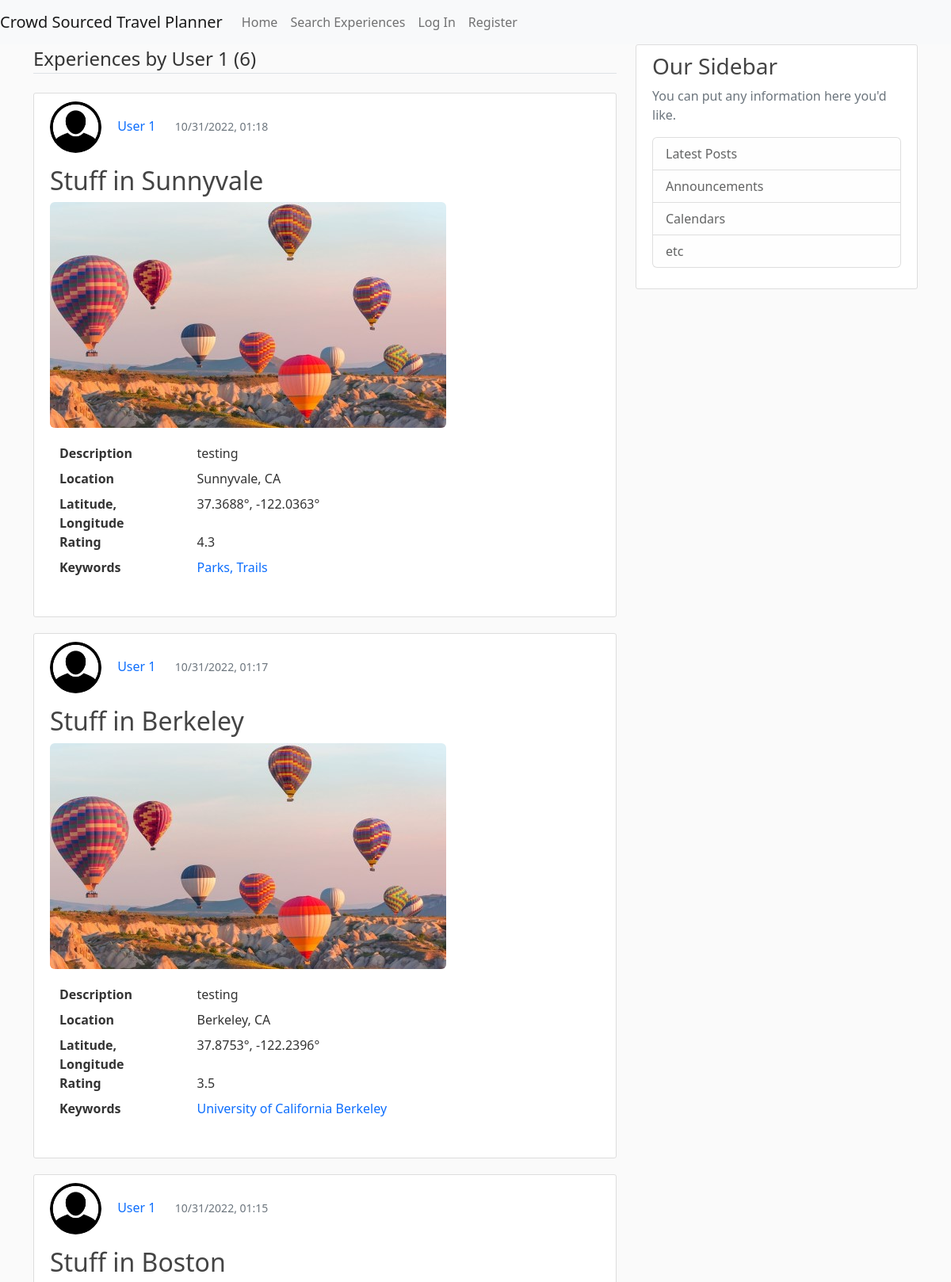
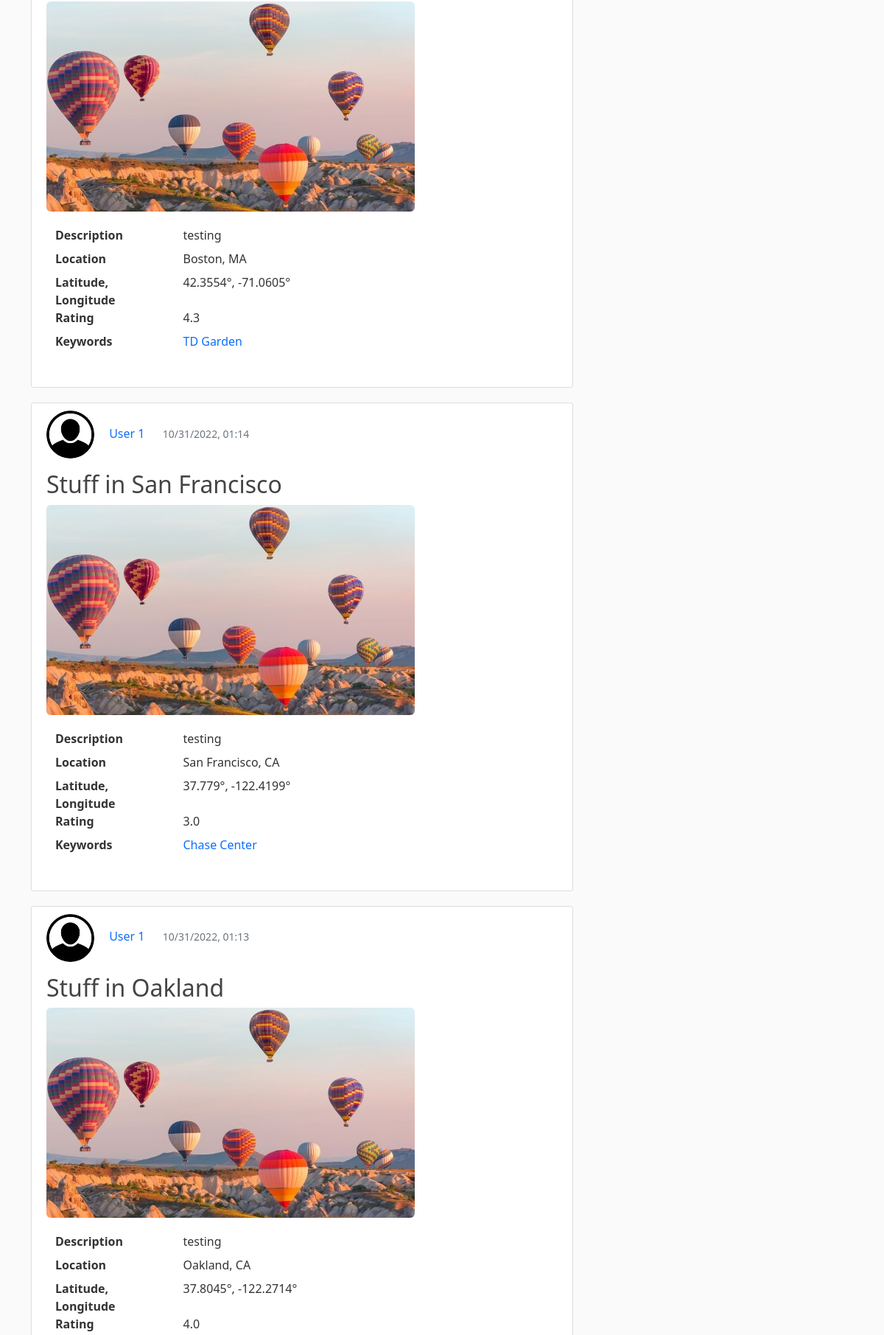
The app's page /user/User 1 (upper part) with its own data (2 pictures, top to bottom).
### CrowdSourcedTravelPlanner/models.py (models this page shows, shortened)
class User(db.Model, UserMixin):
    id = db.Column(db.Integer, primary_key=True)
    username = db.Column(db.String(20), unique=True, nullable=False)
    email = db.Column(db.String(120), unique=True, nullable=False)
    image_file = db.Column(db.String(20), nullable=False, default='default.jpg')
    password = db.Column(db.String(60), nullable=False)
    date_account_created = db.Column(db.DateTime, nullable=False, default=datetime.utcnow)
    experiences = db.relationship('Experience', backref='author', lazy=True)
    trips = db.relationship('Trip', backref='author', lazy=True)
    location = db.Column(db.String(100), nullable=True, default="")
    latitude = db.Column(db.Float, nullable=True)  # Temporarily nullable for now while I'm testing
    longitude = db.Column(db.Float, nullable=True)  # Re-evaluate later
    sort = db.Column(db.String(20), nullable=True, default='recent')

class Experience(db.Model):
    id = db.Column(db.Integer, primary_key=True)
    title = db.Column(db.String(100), nullable=False)
    description = db.Column(db.Text, nullable=False)
    location = db.Column(db.String(100), nullable=False)
    rating = db.Column(db.Float, nullable=False)
    date_posted = db.Column(db.DateTime, nullable=False, default=datetime.utcnow)
    image_file = db.Column(db.String(20), nullable=False, default='default.jpg')
    user_id = db.Column(db.Integer, db.ForeignKey('user.id'), nullable=False)
    latitude = db.Column(db.Float, nullable=True)  # Temporarily nullable for now while I'm testing
    longitude = db.Column(db.Float, nullable=True)  # Re-evaluate later
    keywords = db.relationship('Keyword', order_by=Keyword.id, back_populates='experience')

class Keyword(db.Model):
    __tablename__ = "keywords"
    id = db.Column(db.Integer, primary_key=True)
    keyword_text = db.Column(db.String, nullable=False)
    experience_id = db.Column(db.Integer, db.ForeignKey('experience.id'))
    experience = db.relationship("Experience", back_populates="keywords")

### CrowdSourcedTravelPlanner/routes.py (the view)
@app.route("/user/<string:username>")
def user_experiences(username):
    page = request.args.get('page', 1, type=int)
    user = User.query.filter_by(username=username).first_or_404()
    experiences = Experience.query.filter_by(author=user) \
        .order_by(Experience.date_posted.desc()) \
        .paginate(page=page, per_page=5)
    return render_template('user_experiences.html', experiences=experiences, user=user)

### CrowdSourcedTravelPlanner/templates/user_experiences.html (shortened to what this page needs)
{% extends "pageLayout.html" %}
{% block content %}
    <legend class="border-bottom mb-4">Experiences by {{ user.username }} ({{ experiences.total }})</legend>
    {% for experience in experiences.items %}
        <article class="media content-section">
            <div class="media-body">
                <ul>
                    <li style="display:inline-block;">
                        <a href="{{ url_for('user_experiences', username=experience.author.username) }}">
                            <img class="rounded-circle article-img"
                                 src="{{ url_for('static', filename='profile_pics/' + experience.author.image_file) }}">
                        </a>
                    </li>
                    <li style="display:inline-block;">
                        <a class="mr-2 text-decoration-none" href="{{ url_for('user_experiences', username=experience.author.username) }}">{{ experience.author.username }}</a>
                    </li>
                    <li style="display:inline-block; padding-left: 20px;">
                        <small class="text-muted ">{{ experience.date_posted.strftime('%m/%d/%Y, %H:%M') }}</small>
                    </li>
                </ul>
                <h2><a class="article-title text-decoration-none"
                       href="{{ url_for('experience', experience_id=experience.id) }}">{{ experience.title }}</a></h2>
                <a href="{{ url_for('experience', experience_id=experience.id) }}">
                    <img class="img-rounded"
                         src="{{ url_for('static', filename='experience_pics/' + experience.image_file) }}">
                </a>
                <div class="container" style="margin-top: 20px;">
                    <dl class="row">
                        <dt class="col-sm-3">Description</dt>
                        <dd class="col-sm-9">{{ experience.description }}</dd>
                        <dt class="col-sm-3">Location</dt>
                        <dd class="col-sm-9">{{ experience.location }}</dd>
                        <dt class="col-sm-3">Latitude, Longitude</dt>
                        <dd class="col-sm-9">
                            {% if experience.latitude != -200 and experience.longitude != -200 %}
                                {{ experience.latitude }}°, {{ experience.longitude }}°
                            {% else %}
                                Latitude and Longitude not found for this location.
                            {% endif %}
                        </dd>
                        <dt class="col-sm-3">Rating</dt>
                        <dd class="col-sm-9">{{ experience.rating }}</dd>
                        <dt class="col-sm-3">Keywords</dt>
                        <dd class="col-sm-9">
                            {% if experience.keywords|length == 1 %}
                                <ul>
                                    <li style="display:inline-block;">
                                        <a class="mr-2 text-decoration-none" href="{{ url_for('keyword', keyword_text=experience.keywords[0].keyword_text) }}">{{ experience.keywords[0].keyword_text }}</a>
                                    </li>
                                </ul>
                            {% elif experience.keywords|length > 1 %}
                                <ul>
                                    {% for keyword in experience.keywords[:-1] %}
                                        <li style="display:inline-block;">
                                            <a class="mr-2 text-decoration-none" href="{{ url_for('keyword', keyword_text=keyword.keyword_text) }}">{{ keyword.keyword_text }}, </a>
                                        </li>
                                    {% endfor %}
                                    <li style="display:inline-block;">
                                        <a class="mr-2 text-decoration-none" href="{{ url_for('keyword', keyword_text=experience.keywords[-1].keyword_text) }}">{{ experience.keywords[-1].keyword_text }}</a>
                                    </li>
                                </ul>
                            {% endif %}
                        </dd>
                    </dl>
                </div>
            </div>
        </article>
    {% endfor %}
{% endblock content %}}

### CrowdSourcedTravelPlanner/static/user_experiences.css (style rules this page uses)
body { background: #fafafa; color: #333333; }
h1, h2, h3, h4, h5, h6 { color: #444444; }
.content-section { background: #ffffff; padding: 10px 20px; border: 1px solid #dddddd; border-radius: 3px; margin-bottom: 20px; }
.article-title { color: #444444; }
.article-img { height: 65px; width: 65px; margin-right: 16px; }
.img-rounded { border-radius:6px; }
ul { list-style: none; padding-left: 0; }

### records on screen
User: username "User 1"
Experience: image_file (placeholder picture), author.username "User 1", date_posted "10/31/2022, 01:18", title "Stuff in Sunnyvale", description "testing", location "Sunnyvale, CA", latitude "37.3688", longitude "-122.0363", rating "4.3", keyword_text "Trails"
Keyword: keyword_text "Parks"
Experience: image_file (placeholder picture), author.username "User 1", date_posted "10/31/2022, 01:17", title "Stuff in Berkeley", description "testing", location "Berkeley, CA", latitude "37.8753", longitude "-122.2396", rating "3.5", keyword_text "University of California Berkeley"
Experience: image_file (placeholder picture), author.username "User 1", date_posted "10/31/2022, 01:15", title "Stuff in Boston", description "testing", location "Boston, MA", latitude "42.3554", longitude "-71.0605", rating "4.3", keyword_text "TD Garden"
Experience: image_file (placeholder picture), author.username "User 1", date_posted "10/31/2022, 01:14", title "Stuff in San Francisco", description "testing", location "San Francisco, CA", latitude "37.779", longitude "-122.4199", rating "3.0", keyword_text "Chase Center"
Experience: image_file (placeholder picture), author.username "User 1", date_posted "10/31/2022, 01:13", title "Stuff in Oakland", description "testing", location "Oakland, CA", latitude "37.8045", longitude "-122.2714", rating "4.0"

### other values on screen
{{ experiences.total }} "6"
